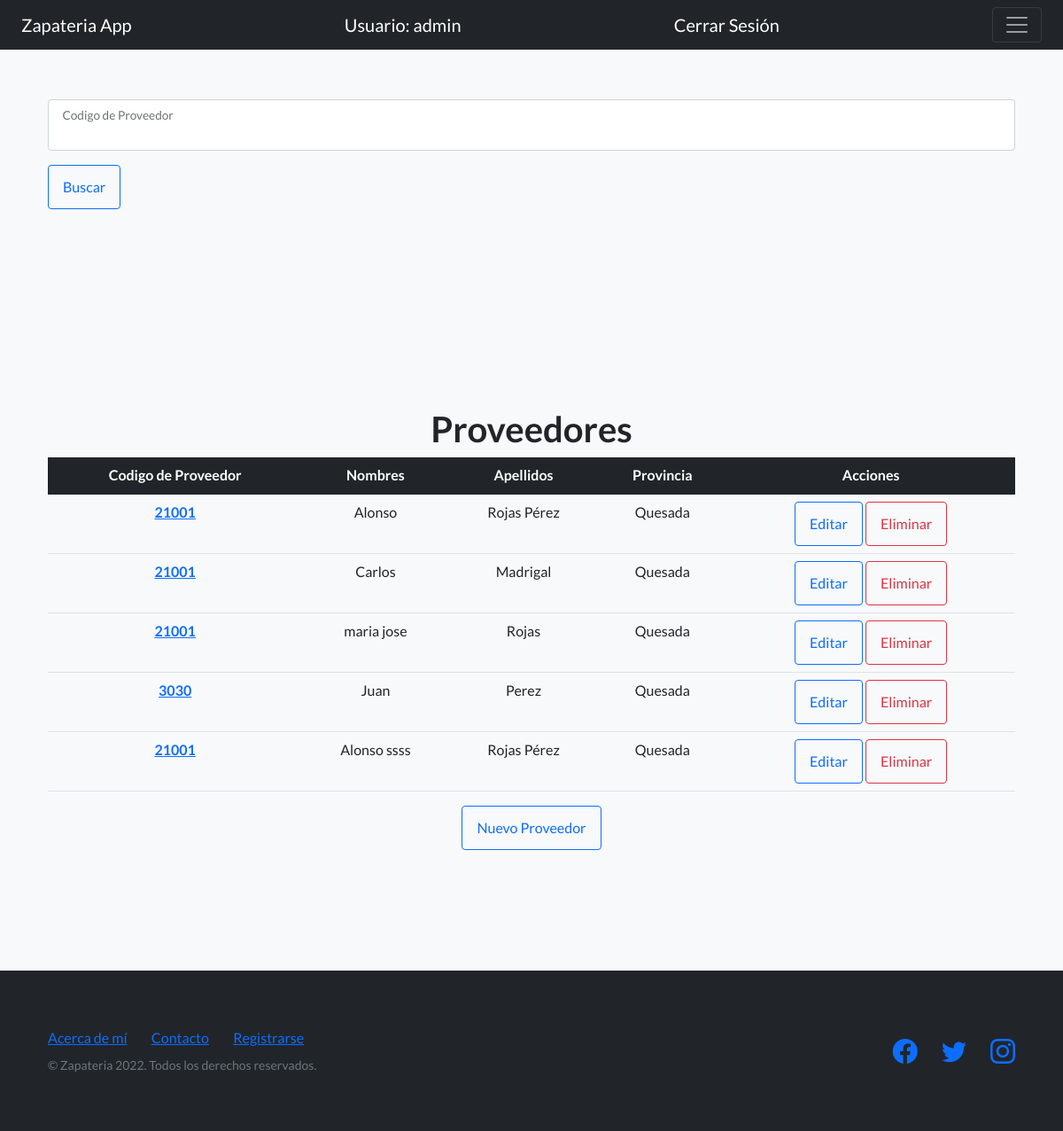
The page /listaProveedores/ (signed in) on the database its author committed.
### AppProyectoFinalPython/models.py (models this page shows, shortened)
class Proveedor(models.Model):
    CodigoProveedor = models.CharField(max_length=200)
    Nombre = models.CharField(max_length=200)
    Apellidos = models.CharField(max_length=200)
    Provincia = models.CharField(max_length=500)
    Localidad = models.CharField(max_length=500)
    Direccion = models.CharField(max_length=1000)
    Cuit = models.CharField(max_length=1000)

### AppProyectoFinalPython/views.py (the view)
# urls.py: path('listaProveedores/', ProveedorList.as_view(), name="ListaProveedores"),
class ProveedorList(LoginRequiredMixin, ListView):
    model = Proveedor
    template_name = './Proveedores/proveedor_list.html'
    context_object_name = 'Proveedores'

### AppProyectoFinalPython/templates/Proveedores/proveedor_list.html
{% extends 'navBar.html'%}
{% load static %}
{% block blockDinamico %}
<section class="features-icons bg-light">
  <div class="container">
    <form action="{% url 'BuscarProveedor' %}" method="GET">{% csrf_token %}
      <div class="form-floating mb-3 ">
        <input class="form-control" name="codigo" type="text"/>
        <label name="codigo">Codigo de Proveedor</label>
    </div>
    <input class="btn btn-outline-primary btn-xl" id="submitButton" value="Buscar" type="submit">
    </form>
  </div>
</section>
<section class="features-icons bg-light text-center">
  <div class="container">
      <h1>Proveedores</h1>
      <table class="table">
        <thead class="table-dark">
          <tr>
            <th scope="col">Codigo de Proveedor</th>
            <th scope="col">Nombres</th>
            <th scope="col">Apellidos</th>
            <th scope="col">Provincia</th>
            <th scope="col">Acciones</th>
          </tr>
        </thead>
        <tbody>
          {% for proveedor in Proveedores %}
          <tr>
            <th scope="row">
              <a href="{% url 'DetalleProveedores' proveedor.id %}">
                {{proveedor.CodigoProveedor}}
              </a>
            </th>
            <td>{{proveedor.Nombre}}</td>
            <td>{{proveedor.Apellidos}}</td>
            <td>{{proveedor.Provincia}}</td>
            <td>
              <a type="button" class="btn btn-outline-primary" href="{% url 'ActualizaProveedores' proveedor.id %}">
                Editar
              </a>
              <a type="button" class="btn btn-outline-danger" href="{% url 'EliminaProveedores' proveedor.id %}">
                Eliminar
              </a>
            </td>
          </tr>
        {% endfor %}
        </tbody>
      </table>
      <a type="button" class="btn btn-outline-primary" href="{% url 'CreaProveedores' %}">
        Nuevo Proveedor
      </a>
      <br>
      <br>
  </div>
</section>
{% endblock blockDinamico %}

### AppProyectoFinalPython/templates/navBar.html (shortened to what this page needs)
<!DOCTYPE html>
<html lang="en">
    <head>
        {% load static %}
        <link href="https://cdn.jsdelivr.net/npm/bootstrap-icons@1.5.0/font/bootstrap-icons.css" rel="stylesheet" type="text/css" />
        <link href="https://cdn.jsdelivr.net/npm/bootstrap@5.2.0/dist/css/bootstrap.min.css" rel="stylesheet"
>
        <link href="{% static 'css/styles.css' %}" rel="stylesheet" />
    </head>
    <body>
        <nav class="navbar navbar-dark bg-dark fixed-top">
            <div class="container-fluid">
              <a class="navbar-brand" href="{% url 'Inicio' %}">Zapateria App</a>
              {% if user.is_authenticated %}
              <a class="navbar-brand" href="{% url 'Inicio' %}">Usuario: {{user.username}}</a>
              <a class="navbar-brand" href="{% url 'Logout' %}">Cerrar Sesión</a>
              {% else %}
                <a class="navbar-brand" href="{% url 'Login' %}">Iniciar Sesión</a>
              {% endif %}
              <button class="navbar-toggler" type="button" data-bs-toggle="offcanvas" data-bs-target="#offcanvasDarkNavbar" aria-controls="offcanvasDarkNavbar">
                <span class="navbar-toggler-icon"></span>
              </button>
            </div>
          </nav>
          {% block blockDinamico %}
          {% endblock blockDinamico %}
          <footer class="footer bg-dark">
            <div class="container">
                <div class="row">
                    <div class="col-lg-6 h-100 text-center text-lg-start my-auto">
                        <ul class="list-inline mb-2">
                            <li class="list-inline-item"><a href="{% url 'AcercaDeMi' %}">Acerca de mí</a></li>
                            <li class="list-inline-item">⋅</li>
                            <li class="list-inline-item"><a href="{% url 'Contacto' %}">Contacto</a></li>
                            <li class="list-inline-item">⋅</li>
                            <li class="list-inline-item"><a href="#!">Registrarse</a></li>
                            <li class="list-inline-item">⋅</li>
                        </ul>
                        <p class="text-muted small mb-4 mb-lg-0">&copy; Zapateria 2022. Todos los derechos reservados.</p>
                    </div>
                    <div class="col-lg-6 h-100 text-center text-lg-end my-auto">
                        <ul class="list-inline mb-0">
                            <li class="list-inline-item me-4">
                                <a href="#!"><i class="bi-facebook fs-3"></i></a>
                            </li>
                            <li class="list-inline-item me-4">
                                <a href="#!"><i class="bi-twitter fs-3"></i></a>
                            </li>
                            <li class="list-inline-item">
                                <a href="#!"><i class="bi-instagram fs-3"></i></a>
                            </li>
                        </ul>
                    </div>
                </div>
            </div>
        </footer>
    </body>
</html>

### rows shown on the page
Proveedor: CodigoProveedor "21001", Nombre "Alonso", Apellidos "Rojas Pérez", Provincia "Quesada"
Proveedor: CodigoProveedor "21001", Nombre "Carlos", Apellidos "Madrigal", Provincia "Quesada"
Proveedor: CodigoProveedor "21001", Nombre "maria jose", Apellidos "Rojas", Provincia "Quesada"
Proveedor: CodigoProveedor "3030", Nombre "Juan", Apellidos "Perez", Provincia "Quesada"
Proveedor: CodigoProveedor "21001", Nombre "Alonso ssss", Apellidos "Rojas Pérez", Provincia "Quesada"

### other values the page prints
{{ user.username }} "admin"
